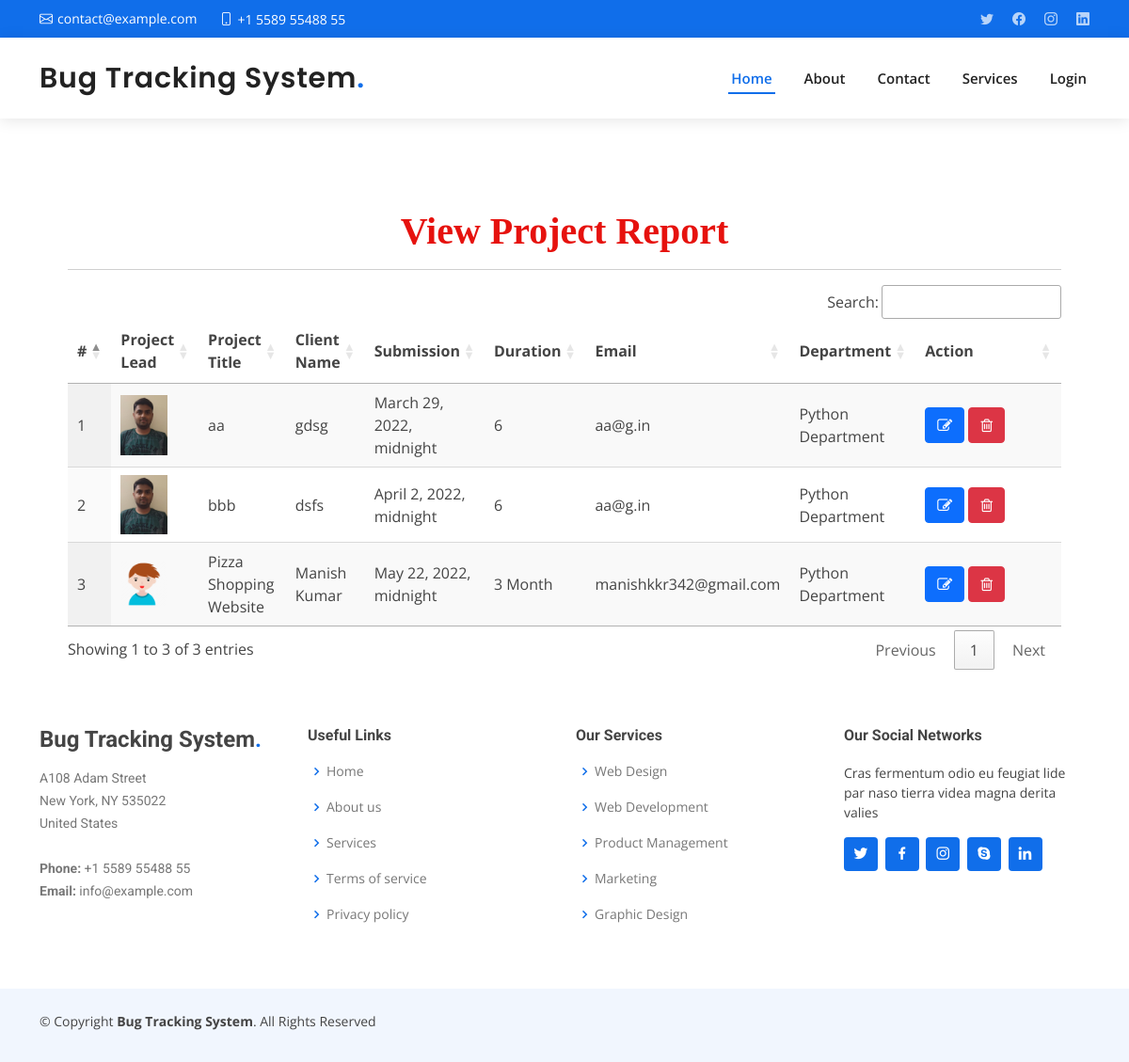
The page /project-report on the database its author committed.
### bugapp/models.py (models this page shows, shortened)
class Project(models.Model):
    name = models.CharField(max_length=200, null=True, blank=True)
    submission_date = models.DateTimeField(null=True, blank=True)
    duration = models.CharField(max_length=200, null=True, blank=True)
    client_name = models.CharField(max_length=200, null=True, blank=True)
    client_address = models.CharField(max_length=200, null=True, blank=True)
    phone_number = models.CharField(max_length=200, null=True, blank=True)
    email_id = models.CharField(max_length=200, null=True, blank=True)
    department_name = models.CharField(max_length=200, null=True, blank=True)
    project_lead = models.ForeignKey(UserProfile, on_delete=models.CASCADE, null=True, blank=True, related_name='project_lead')
    description = models.CharField(max_length=200, null=True, blank=True)

class UserProfile(models.Model):
    user = models.ForeignKey(User, on_delete=models.CASCADE, null=True, blank=True)
    userrole = models.IntegerField(choices=USERROLE, null=True, blank=True, default=0)
    contact = models.CharField(max_length=100, null=True, blank=True)
    department = models.CharField(max_length=100, null=True, blank=True)
    address = models.CharField(max_length=100, null=True, blank=True)
    gender = models.CharField(max_length=100, null=True, blank=True)
    dob = models.DateField(null=True, blank=True)
    file = models.FileField(null=True, blank=True)

### bugapp/views.py (the view)
# urls.py: path('project-report', project_report, name='project_report'),
def project_report(request):
    project = Project.objects.all()
    return render(request, 'project_report.html', {'project': project})

### bugapp/templates/project_report.html (shortened to what this page needs)
{% extends 'index.html' %}
{% load static %}
{% block body %}
  <link rel='stylesheet' type='text/css' href="https://cdn.datatables.net/1.10.21/css/jquery.dataTables.min.css">
  <link rel='stylesheet' type='text/css' href="https://cdn.datatables.net/buttons/1.6.2/css/buttons.dataTables.min.css">
<div class="container-fluid" style="width:90%;margin-top:8%">
                    <div class="container-fluid">
                        <h1 align="center" style="font-weight:bold;font-family : 'Monotype Corsiva' ; color : #E6120E ;margin-top:4%">View Project Report</h1>
                         </div><hr>
                                <table id="example" class="display" style="width:100%">
                                  <thead>
                                    <tr>
                                      <th>#</th>
                                      <th>Project Lead</th>
                                      <th>Project Title</th>
                                      <th>Client Name</th>
                                      <th>Submission</th>
                                      <th>Duration</th>
                                      <th>Email</th>
                                      <th>Department</th>
                                      <th>Action</th>
                                  </tr>
                              </thead>
                              <tbody>
                              {% for i in project %}
                                <tr>
                                  <td>{{forloop.counter}}</td>
                                  <td>
                                      {% if i.project_lead.file %}
                                        <img src="{{i.project_lead.file.url}}" style="width:50px">
                                      {% endif %}
                                  </td>
                                  <td>{{i.name}}</td>
                                  <td>{{i.client_name}}</td>
                                  <td>{{i.submission_date}}</td>
                                  <td>{{i.duration}}</td>
                                  <td>{{i.email_id}}</td>
                                  <td>{{i.department_name}}</td>
                                  <td style="width:150px">
                                      <a href="/edit-project/{{i.id}}"><button class="btn btn-primary"><i class="fa fa-edit"></i></button></a>
                                      <a href="/delete-project/{{i.id}}"><button class="btn btn-danger" onclick="return confirm('Are you sure?')"><i class="fa fa-trash-o"></i></button></a>
                                  </td>
                              </tr>
                              {% endfor %}
                          </tbody>
                      </table>
                  </div>
{% endblock %}

### bugapp/templates/index.html (shortened to what this page needs)
<!DOCTYPE html>
<html lang="en">
{% load static %}
<head>
  <link href="{% static 'assets/vendor/aos/aos.css' %}" rel="stylesheet">
  <link href="{% static 'assets/vendor/bootstrap/css/bootstrap.min.css' %}" rel="stylesheet">
  <link href="{% static 'assets/vendor/bootstrap-icons/bootstrap-icons.css' %}" rel="stylesheet">
  <link href="{% static 'assets/vendor/boxicons/css/boxicons.min.css' %}" rel="stylesheet">
  <link href="{% static 'assets/vendor/glightbox/css/glightbox.min.css' %}" rel="stylesheet">
  <link href="{% static 'assets/vendor/swiper/swiper-bundle.min.css' %}" rel="stylesheet">
  <link href="{% static 'assets/css/style.css' %}" rel="stylesheet">
<link rel="stylesheet" href="https://cdnjs.cloudflare.com/ajax/libs/font-awesome/4.7.0/css/font-awesome.min.css">
</head>
<body>
  <section id="topbar" class="d-flex align-items-center">
    <div class="container d-flex justify-content-center justify-content-md-between">
      <div class="contact-info d-flex align-items-center">
        <i class="bi bi-envelope d-flex align-items-center"><a href="mailto:contact@example.com">contact@example.com</a></i>
        <i class="bi bi-phone d-flex align-items-center ms-4"><span>+1 5589 55488 55</span></i>
      </div>
      <div class="social-links d-none d-md-flex align-items-center">
        <a href="#" class="twitter"><i class="bi bi-twitter"></i></a>
        <a href="#" class="facebook"><i class="bi bi-facebook"></i></a>
        <a href="#" class="instagram"><i class="bi bi-instagram"></i></a>
        <a href="#" class="linkedin"><i class="bi bi-linkedin"></i></i></a>
      </div>
    </div>
  </section>
  <header id="header" class="d-flex align-items-center">
    <div class="container d-flex align-items-center justify-content-between">
      <h1 class="logo"><a href="#">Bug Tracking System<span>.</span></a></h1>
      <nav id="navbar" class="navbar">
        <ul>
          <li><a class="nav-link scrollto {% if request.path == '/login-user' %}{% else %}active{% endif %}" href="/#hero">Home</a></li>
          {% if request.user.userprofile_set.all.0.userrole == 2 %}
              <li><a class="nav-link scrollto" href="/#about">About</a></li>
              <li><a class="nav-link scrollto" href="/#about">Raise Bug</a></li>
              <li><a class="nav-link scrollto" href="/bug-report">Bug Report</a></li>
          <li class="dropdown"><a href="#"><span>My Account</span> <i class="bi bi-chevron-down"></i></a>
            <ul>
              <li><a href="/profile">My Profile</a></li>
              <li><a href="/change-password">Change Password</a></li>
            </ul>
          </li>
          <li><a class="nav-link scrollto {% if request.path == '/logout-user' %}active{% endif %}" href="/logout-user">Logout</a></li>
          {% else %}
          <li><a class="nav-link scrollto" href="/#about">About</a></li>
          <li><a class="nav-link scrollto" href="/#contact">Contact</a></li>
          <li><a class="nav-link scrollto" href="/#services">Services</a></li>
          <li><a class="nav-link scrollto {% if request.path == '/login-user' %}active{% endif %}" href="/login-user">Login</a></li>
          {% endif %}
        </ul>
      </nav>
    </div>
  </header>
  {% block body %}{% endblock %}
  <footer id="footer">
    <div class="footer-top">
      <div class="container">
        <div class="row">
          <div class="col-lg-3 col-md-6 footer-contact">
            <h3>Bug Tracking System<span>.</span></h3>
            <p>
              A108 Adam Street <br>
              New York, NY 535022<br>
              United States <br><br>
              <strong>Phone:</strong> +1 5589 55488 55<br>
              <strong>Email:</strong> info@example.com<br>
            </p>
          </div>
          <div class="col-lg-3 col-md-6 footer-links">
            <h4>Useful Links</h4>
            <ul>
              <li><i class="bx bx-chevron-right"></i> <a href="#">Home</a></li>
              <li><i class="bx bx-chevron-right"></i> <a href="#">About us</a></li>
              <li><i class="bx bx-chevron-right"></i> <a href="#">Services</a></li>
              <li><i class="bx bx-chevron-right"></i> <a href="#">Terms of service</a></li>
              <li><i class="bx bx-chevron-right"></i> <a href="#">Privacy policy</a></li>
            </ul>
          </div>
          <div class="col-lg-3 col-md-6 footer-links">
            <h4>Our Services</h4>
            <ul>
              <li><i class="bx bx-chevron-right"></i> <a href="#">Web Design</a></li>
              <li><i class="bx bx-chevron-right"></i> <a href="#">Web Development</a></li>
              <li><i class="bx bx-chevron-right"></i> <a href="#">Product Management</a></li>
              <li><i class="bx bx-chevron-right"></i> <a href="#">Marketing</a></li>
              <li><i class="bx bx-chevron-right"></i> <a href="#">Graphic Design</a></li>
            </ul>
          </div>
          <div class="col-lg-3 col-md-6 footer-links">
            <h4>Our Social Networks</h4>
            <p>Cras fermentum odio eu feugiat lide par naso tierra videa magna derita valies</p>
            <div class="social-links mt-3">
              <a href="#" class="twitter"><i class="bx bxl-twitter"></i></a>
              <a href="#" class="facebook"><i class="bx bxl-facebook"></i></a>
              <a href="#" class="instagram"><i class="bx bxl-instagram"></i></a>
              <a href="#" class="google-plus"><i class="bx bxl-skype"></i></a>
              <a href="#" class="linkedin"><i class="bx bxl-linkedin"></i></a>
            </div>
          </div>
        </div>
      </div>
    </div>
    <div class="container py-4">
      <div class="copyright">
        &copy; Copyright <strong><span>Bug Tracking System</span></strong>. All Rights Reserved
      </div>
    </div>
  </footer>
</body>
</html>

### bugapp/static/assets/css/style.css (style rules this page uses)
body { font-family: "Open Sans", sans-serif; color: #444444; }
a { color: #106eea; text-decoration: none; }
h1, h2, h3, h4, h5, h6 { font-family: "Roboto", sans-serif; }
#topbar { background: #106eea; height: 40px; font-size: 14px; transition: all 0.5s; color: #fff; padding: 0; }
#topbar .contact-info i { font-style: normal; color: #fff; }
#topbar .contact-info i a, #topbar .contact-info i span { padding-left: 5px; color: #fff; }
#topbar .contact-info i a { line-height: 0; transition: 0.3s; transition: 0.3s; }
#topbar .social-links a { color: rgba(255, 255, 255, 0.7); line-height: 0; transition: 0.3s; margin-left: 20px; }
#header { background: #fff; transition: all 0.5s; z-index: 997; height: 86px; box-shadow: 0px 2px 15px rgba(0, 0, 0, 0.1); }
#header .logo { font-size: 30px; margin: 0; padding: 0; line-height: 1; font-weight: 600; letter-spacing: 0.8px; font-family: "Poppins", sans-serif; }
#header .logo a { color: #222222; }
#header .logo a span { color: #106eea; }
.navbar { padding: 0; }
.navbar ul { margin: 0; padding: 0; display: flex; list-style: none; align-items: center; }
.navbar li { position: relative; }
.navbar > ul > li { white-space: nowrap; padding: 10px 0 10px 28px; }
.navbar a, .navbar a:focus { display: flex; align-items: center; justify-content: space-between; padding: 0 3px; font-size: 15px; font-weight: 600; color: #222222; white-space: nowrap; transition: 0.3s; position: relative; }
.navbar > ul > li > a:before { content: ""; position: absolute; width: 100%; height: 2px; bottom: -6px; left: 0; background-color: #106eea; visibility: hidden; width: 0px; transition: all 0.3s ease-in-out 0s; }
.navbar a:hover:before, .navbar li:hover > a:before, .navbar .active:before { visibility: visible; width: 100%; }
.navbar a:hover, .navbar .active, .navbar .active:focus, .navbar li:hover > a { color: #106eea; }
section { padding: 60px 0; overflow: hidden; }
#footer { background: #fff; padding: 0 0 30px 0; color: #444444; font-size: 14px; background: #f1f6fe; }
#footer .footer-top { padding: 60px 0 30px 0; background: #fff; }
#footer .footer-top .footer-contact { margin-bottom: 30px; }
#footer .footer-top .footer-contact h3 { font-size: 24px; margin: 0 0 15px 0; padding: 2px 0 2px 0; line-height: 1; font-weight: 700; }
#footer .footer-top .footer-contact h3 span { color: #106eea; }
#footer .footer-top .footer-contact p { font-size: 14px; line-height: 24px; margin-bottom: 0; font-family: "Roboto", sans-serif; color: #777777; }
#footer .footer-top h4 { font-size: 16px; font-weight: bold; color: #444444; position: relative; padding-bottom: 12px; }
#footer .footer-top .footer-links { margin-bottom: 30px; }
#footer .footer-top .footer-links ul { list-style: none; padding: 0; margin: 0; }
#footer .footer-top .footer-links ul i { padding-right: 2px; color: #106eea; font-size: 18px; line-height: 1; }
#footer .footer-top .footer-links ul li { padding: 10px 0; display: flex; align-items: center; }
#footer .footer-top .footer-links ul li:first-child { padding-top: 0; }
#footer .footer-top .footer-links ul a { color: #777777; transition: 0.3s; display: inline-block; line-height: 1; }
#footer .footer-top .social-links a { font-size: 18px; display: inline-block; background: #106eea; color: #fff; line-height: 1; padding: 8px 0; margin-right: 4px; border-radius: 4px; text-align: center; width: 36px; height: 36px; transition: 0.3s; }
#footer .copyright { text-align: center; float: left; }

### rows shown on the page
Project: project_lead.file (picture), name "aa", client_name "gdsg", submission_date "March 29, 2022, midnight", duration "6", email_id "aa@g.in", department_name "Python Department"
Project: project_lead.file (picture), name "bbb", client_name "dsfs", submission_date "April 2, 2022, midnight", duration "6", email_id "aa@g.in", department_name "Python Department"
Project: project_lead.file (picture), name "Pizza Shopping Website", client_name "Manish Kumar", submission_date "May 22, 2022, midnight", duration "3 Month", email_id "manishkkr342@gmail.com", department_name "Python Department"
